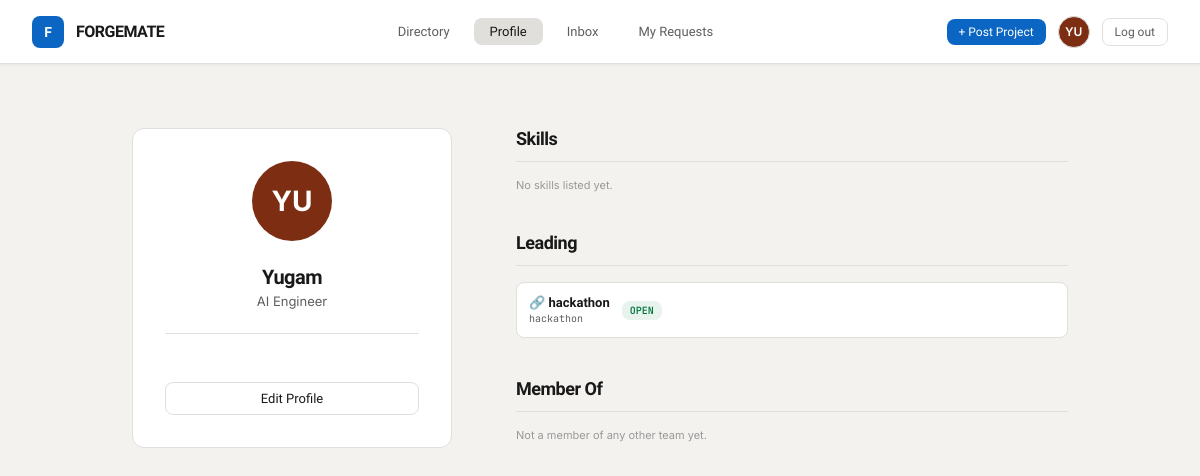
Page /profile/yugam (signed in) on the earlier database version.
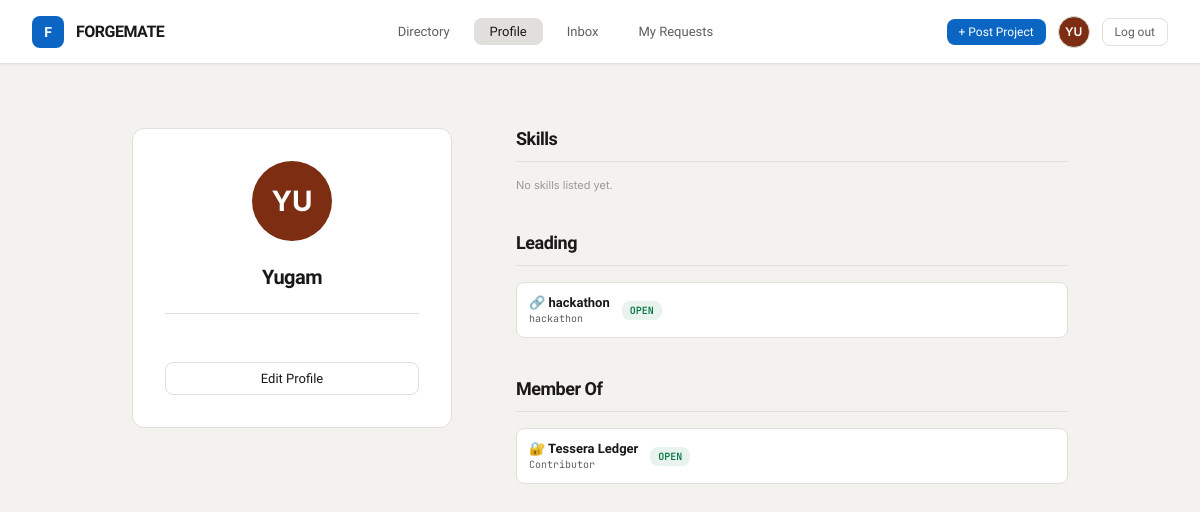
Same page on the later database version.
### models.py (models this page shows, shortened)
class User(UserMixin, db.Model):
    id = db.Column(db.Integer, primary_key=True)
    username = db.Column(db.String(50), unique=True, nullable=False)
    email = db.Column(db.String(120), unique=True, nullable=False)
    password_hash = db.Column(db.String(255), nullable=False)
    full_name = db.Column(db.String(120))
    role_title = db.Column(db.String(150), default="")
    location = db.Column(db.String(120), default="")
    github_url = db.Column(db.String(200), default="")
    website_url = db.Column(db.String(200), default="")
    bio = db.Column(db.Text, default="")
    created_at = db.Column(db.DateTime, default=datetime.utcnow)
    skills = db.relationship(
        "Skill", backref="user", cascade="all, delete-orphan", lazy="dynamic"
    )
    led_projects = db.relationship(
        "Project", backref="lead", foreign_keys="Project.lead_id", lazy="dynamic"
    )
    memberships = db.relationship(
        "ProjectMember", backref="user", cascade="all, delete-orphan", lazy="dynamic"
    )
    @property
    def display_name(self):
        return self.full_name or self.username
    @property
    def initials(self):
        parts = [p for p in self.display_name.split() if p]
        if not parts:
            return "?"
        if len(parts) == 1:
            return parts[0][:2].upper()
        return (parts[0][0] + parts[1][0]).upper()
    @property
    def avatar_color(self):
        palette = ["#0038FF", "#14532D", "#7C2D12", "#55555C", "#0F0F11"]
        return palette[self.id % len(palette)]
    @property
    def pending_inbox_count(self):
        return JoinRequest.query.join(Project).filter(
            Project.lead_id == self.id, JoinRequest.status == "pending"
        ).count()

class Project(db.Model):
    id = db.Column(db.Integer, primary_key=True)
    title = db.Column(db.String(150), nullable=False)
    description = db.Column(db.Text, default="")
    event = db.Column(db.String(150), default="")
    tags = db.Column(db.String(300), default="")  # comma separated
    icon_emoji = db.Column(db.String(10), default="🔗")
    lead_id = db.Column(db.Integer, db.ForeignKey("user.id"), nullable=False)
    created_at = db.Column(db.DateTime, default=datetime.utcnow)
    manual_status = db.Column(db.String(20), default="")  # "", "open", "closing", "full"
    roles = db.relationship(
        "ProjectRole", backref="project", cascade="all, delete-orphan", lazy="dynamic"
    )
    members = db.relationship(
        "ProjectMember", backref="project", cascade="all, delete-orphan", lazy="dynamic"
    )
    requests = db.relationship(
        "JoinRequest", backref="project", cascade="all, delete-orphan", lazy="dynamic"
    )
    @property
    def open_roles(self):
        return self.roles.filter_by(filled=False).all()
    @property
    def spots_open(self):
        return len(self.open_roles)
    @property
    def status(self):
        if self.manual_status in ("open", "closing", "full"):
            return self.manual_status
        remaining = self.team_size - self.filled_count
        if remaining <= 0:
            return "full"
        if remaining == 1:
            return "closing"
        return "open"
    @property
    def status_label(self):
        return {"open": "OPEN", "closing": "CLOSING", "full": "CLOSED"}.get(self.status, self.status.upper())
    @property
    def team_size(self):
        return self.members.count() + 1 + self.spots_open
    @property
    def filled_count(self):
        return self.members.count() + 1

class ProjectMember(db.Model):
    id = db.Column(db.Integer, primary_key=True)
    project_id = db.Column(db.Integer, db.ForeignKey("project.id"), nullable=False)
    user_id = db.Column(db.Integer, db.ForeignKey("user.id"), nullable=False)
    role_label = db.Column(db.String(150), default="")
    is_lead = db.Column(db.Boolean, default=False)
    joined_at = db.Column(db.DateTime, default=datetime.utcnow)

### app.py (the view)
@app.route("/profile/<username>")
@login_required
def view_profile(username):
    user = User.query.filter_by(username=username).first_or_404()
    led_projects = user.led_projects.order_by(Project.created_at.desc()).all()
    memberships = ProjectMember.query.filter_by(user_id=user.id).all()
    return render_template(
        "profile.html",
        profile_user=user,
        led_projects=led_projects,
        memberships=memberships,
        is_own=(user.id == current_user.id),
    )

### app.py (called while the page is built)
@login_manager.user_loader
def load_user(user_id):
    return User.query.get(int(user_id))

@app.context_processor
def inject_active_page():
    section_map = {
        "directory": "directory", "project_detail": "directory", "new_project": "directory",
        "my_profile": "profile", "view_profile": "profile", "edit_profile": "profile",
        "inbox": "inbox",
        "my_requests": "my_requests",
    }
    return {"active_page": section_map.get(request.endpoint, "")}

### templates/profile.html (shortened to what this page needs)
{% extends "base.html" %}
{% block content %}
<div class="profile-container">
  <aside class="profile-sidebar-card">
    <div class="profile-avatar-large" style="background:{{ profile_user.avatar_color }};">{{ profile_user.initials }}</div>
    <div class="profile-name">{{ profile_user.display_name }}</div>
    {% if profile_user.role_title %}<div class="profile-role">{{ profile_user.role_title }}</div>{% endif %}
    <div class="profile-meta-block">
    </div>
    {% if is_own %}
    <a class="btn btn-secondary btn-block" style="margin-top:24px;" href="{{ url_for('edit_profile') }}">Edit Profile</a>
    {% endif %}
  </aside>
  <div class="profile-body">
    <div>
      <div class="profile-block-title">Skills</div>
      {% set skills_list = profile_user.skills.all() %}
      {% if skills_list %}
      <div class="skills-cloud">
        {% for s in skills_list %}
        <span class="skill-pill {{ s.level }}">{{ s.name }}</span>
        {% endfor %}
      </div>
      {% else %}
      <p class="proj-sub-text">No skills listed yet.</p>
      {% endif %}
    </div>
    <div>
      <div class="profile-block-title">Leading</div>
      {% if led_projects %}
      {% for p in led_projects %}
      <a class="project-mini" href="{{ url_for('project_detail', project_id=p.id) }}">
        <div>
          <div class="project-mini-title">{{ p.icon_emoji }} {{ p.title }}</div>
          <div class="project-mini-role">{{ p.event }}</div>
        </div>
        <span class="badge badge-{{ p.status }}">{{ p.status_label }}</span>
      </a>
      {% endfor %}
      {% else %}
      <p class="proj-sub-text">Not leading any projects yet.</p>
      {% endif %}
    </div>
    <div>
      <div class="profile-block-title">Member Of</div>
      {% if memberships %}
      {% for m in memberships %}
      <a class="project-mini" href="{{ url_for('project_detail', project_id=m.project.id) }}">
        <div>
          <div class="project-mini-title">{{ m.project.icon_emoji }} {{ m.project.title }}</div>
          <div class="project-mini-role">{{ m.role_label }}</div>
        </div>
        <span class="badge badge-{{ m.project.status }}">{{ m.project.status_label }}</span>
      </a>
      {% endfor %}
      {% else %}
      <p class="proj-sub-text">Not a member of any other team yet.</p>
      {% endif %}
    </div>
  </div>
</div>
{% endblock %}

### templates/base.html (shortened to what this page needs)
<!DOCTYPE html>
<html lang="en">
<head>
<link rel="stylesheet" href="{{ url_for('static', filename='css/style.css') }}">
</head>
<body>
<nav>
  <a class="nav-logo" href="{{ url_for('landing') }}">
    <div class="nav-logo-icon">F</div>
    <span class="nav-logo-text">FORGEMATE</span>
  </a>
  {% if current_user.is_authenticated %}
  <div class="nav-links">
    <a class="nav-link {{ 'active' if active_page=='directory' }}" href="{{ url_for('directory') }}">Directory</a>
    <a class="nav-link {{ 'active' if active_page=='profile' }}" href="{{ url_for('my_profile') }}">Profile</a>
    <a class="nav-link {{ 'active' if active_page=='inbox' }}" href="{{ url_for('inbox') }}">
      Inbox
    </a>
    <a class="nav-link {{ 'active' if active_page=='my_requests' }}" href="{{ url_for('my_requests') }}">My Requests</a>
  </div>
  <div class="nav-actions">
    <a class="btn btn-primary btn-sm" href="{{ url_for('new_project') }}">+ Post Project</a>
    <a class="nav-avatar" style="background:{{ current_user.avatar_color }};" href="{{ url_for('my_profile') }}" title="{{ current_user.display_name }}">{{ current_user.initials }}</a>
    <a class="btn btn-ghost btn-sm" href="{{ url_for('logout') }}">Log out</a>
  </div>
  {% else %}
  <div class="nav-links"></div>
  <div class="nav-actions">
    <a class="btn btn-ghost btn-sm" href="{{ url_for('login') }}">Log in</a>
    <a class="btn btn-primary btn-sm" href="{{ url_for('register') }}">Sign up free →</a>
  </div>
  {% endif %}
</nav>
<div class="page">
  {% block content %}{% endblock %}
</div>
</body>
</html>

Differences in the rows shown:
changed User "YU": role_title "AI Engineer" → (not shown)
now on this page (row edited): ProjectMember: project.icon_emoji "🔐", project "Tessera Ledger", role_label "Contributor", project.status_label "OPEN"
Other differences:
text no longer shown: "Not a member of any other team yet."
